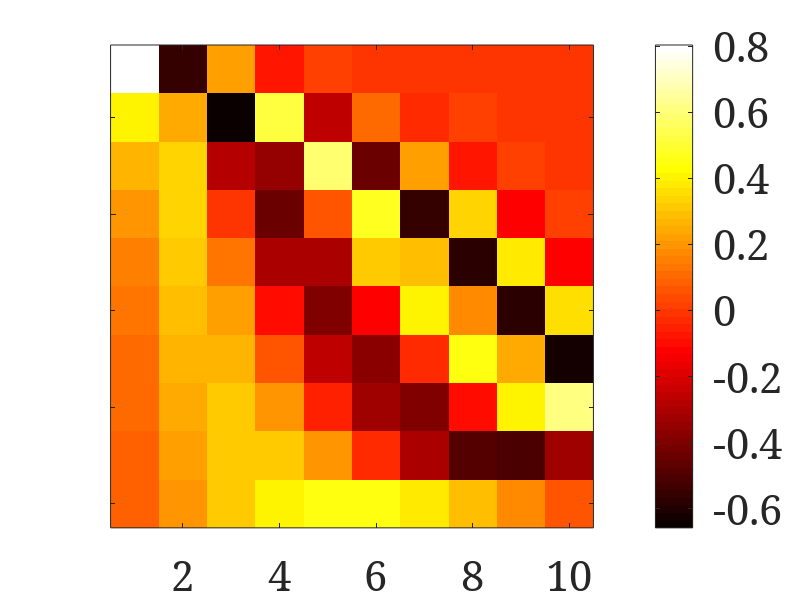

Recreate this plot in MATLAB. (Note: this script raises an error after producing the figure.)
clear
clc
set(0, 'DefaultAxesFontSize', 30);
set(0, 'DefaultFigureColor', 'w');
set(0,'defaultAxesFontName', 'serif')
addpath(genpath('/home/user/Dropbox/Codes/fracPty/utils/export_fig2018'))
% matlab code: Gram-Schmidt

rng(666 , 'twister')
n = 10;
% B = rand(n);
B = hilb(n);
precision = 'double'; % or 'single'
Qc = zeros(size(B), precision);

% classical Gram-Schmidt (CGS)
for j = 1:size(B,2)
    q = B(:,j);
    % note: the following loop will be executed only for j>1
    for k = 1:j-1
        q = q - (Qc(:,k)'*q)*Qc(:,k);
    end
        
    Qc(:,j) = q / sqrt(q'*q);
end
% errorCGS = norm(eye(n)-Qc*Qc',2);
errorCGS = abs(abs(det(Qc))-1);
disp(['error CGS: ', num2str(errorCGS)])

% modified Gram-Schmidt (MGS)
Qm = B;
for j = 1:size(B,2)
    Qm(:,j) = Qm(:,j)/sqrt(Qm(:,j)'*Qm(:,j));
    for k = (j+1):n
        Qm(:,k) = Qm(:,k) - (Qm(:,j)'*Qm(:,k))*Qm(:,j);
    end
end
% errorMGS = norm(eye(n)-Qm*Qm',2);
errorMGS = abs(abs(det(Qm))-1);
disp(['error MGS: ', num2str(errorMGS)])

figure(1)
imagesc(Qc)
axis image
yticklabels('')
% title('Q_{CGS,d}')
colorbar 
colormap hot
export_fig(['Qc',precision,'.png'])

figure(2)
% subplot(2,3,2)
imagesc(Qm)
axis image
yticklabels('')
% title('Q_{MGS,d}')
colorbar
colormap hot
export_fig(['Qm',precision,'.png'])

% colorbar('location','NorthOutside')
